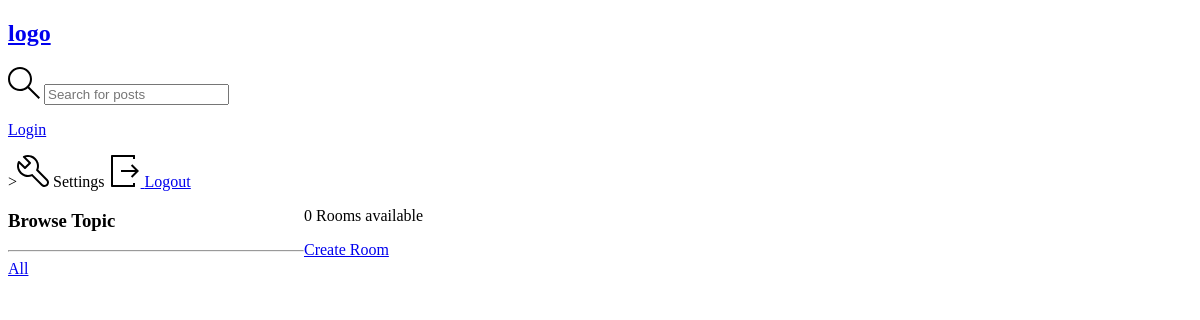
The app's page /, older data.
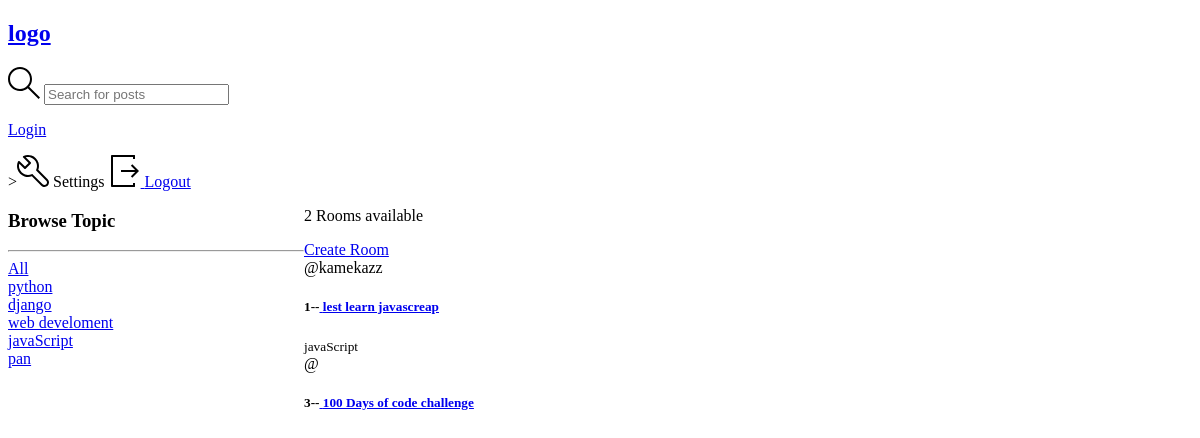
The same page, newer data.
### base/models.py (models this page shows, shortened)
class Topic(models.Model):
    name = models.CharField(max_length=200)
    def __str__(self):
        return self.name

class Room(models.Model):
    host =models.ForeignKey(User, on_delete=models.SET_NULL,null=True)
    topic =models.ForeignKey(Topic, on_delete=models.SET_NULL,null=True)
    name = models.CharField(max_length=200)
    description = models.TextField(null=True, blank=True)
    updated = models.DateTimeField(auto_now=True)
    created = models.DateTimeField(auto_now_add=True)
    class Meta:
        ordering = ['-updated','-created']

### base/views.py (the view)
# urls.py: path('', views.home, name='home'),
def home(request):
    q = request.GET.get('q') if request.GET.get('q') != None else ''
    rooms = Room.objects.filter(
        Q(topic__name__icontains=q) |
        Q(name__icontains=q) |
        Q(description__icontains=q)
    )
    topics = Topic.objects.all()
    room_count = rooms.count()
    context = {'rooms': rooms, 'topics': topics, 'room_count': room_count}
    return render(request, 'pages/home.html', context)

### base/templates/pages/home.html (shortened to what this page needs)
{% extends 'main.html' %} {% block content %}
<div class="home-container">
  <div>
    <h3>Browse Topic</h3>
    <hr />
    <div>
      <a href="{% url 'home' %}">All</a>
    </div>
    {% for topic in topics %}
    <div>
      <a href="{% url 'home' %}?q={{topic.name}}">{{topic}}</a>
    </div>
    {%endfor%}
  </div>
  <div>
    <p>{{room_count}} Rooms available</p>
    <a href="{%url 'create-room' %}">Create Room</a>
    <div>
      {% for room in rooms %}
      <div>
        <span>@{{room.host.username}}</span>
        <h5>
          {{room.id}}--<a href="{% url 'room' room.id %}"> {{room.name}} </a>
        </h5>
        <small>{{room.topic.name}}</small>
      </div>
      {% endfor %}
    </div>
  </div>
</div>
{% endblock %}

### layout/main.html (shortened to what this page needs)
<!DOCTYPE html>
<html lang="en">
  <head>
  </head>
  <body>
    {% include 'navbar.html' %}
    {% block content %}{% endblock %}
  </body>
</html>

### layout/navbar.html (shortened to what this page needs)
<div class="container">
  <a href="/">
    <h2>logo</h2>
  </a>
  <form class="header__search" method="GET" action="{% url 'home' %}">
    <label>
      <input name="q" placeholder="Search for posts" />
    </label>
  </form>
  <nav class="header__menu">
    {% if request.user.is_authenticated %}
    <div class="header__user">
      <button class="dropdown-button">
        <svg
          version="1.1"
          xmlns="http://www.w3.org/2000/svg"
          width="32"
          height="32"
          viewBox="0 0 32 32"
        >
          <title>chevron-down</title>
          <path d="M16 21l-13-13h-3l16 16 16-16h-3l-13 13z"></path>
        </svg>
      </button>
    </div>
    {% else %}
    <a href="{% url 'login' %}">
      <p>Login</p>
    </a>
    {% endif %}
    <div class="dropdown-menu">
        >
        Settings</a
      <a href="{% url 'logout' %}" class="dropdown-link"
        >
        Logout</a
      >
    </div>
  </nav>
</div>

### base/templates/pages/home.html (style rules this page uses)
.home-container { display: grid; grid-template-columns: 1fr 3fr; }

Row changes from the older to the newer data that the page shows:
added Topic: name "python"
added Topic: name "django"
added Topic: name "web develoment"
added Topic: name "javaScript"
added Topic: name "pan"
added Room: host.username "kamekazz", id "1", name "lest learn javascreap", topic.name "javaScript"
added Room: id "3", name "100 Days of code challenge"
Text that changed along with them:
{{ room_count }}: "0" → "2"
